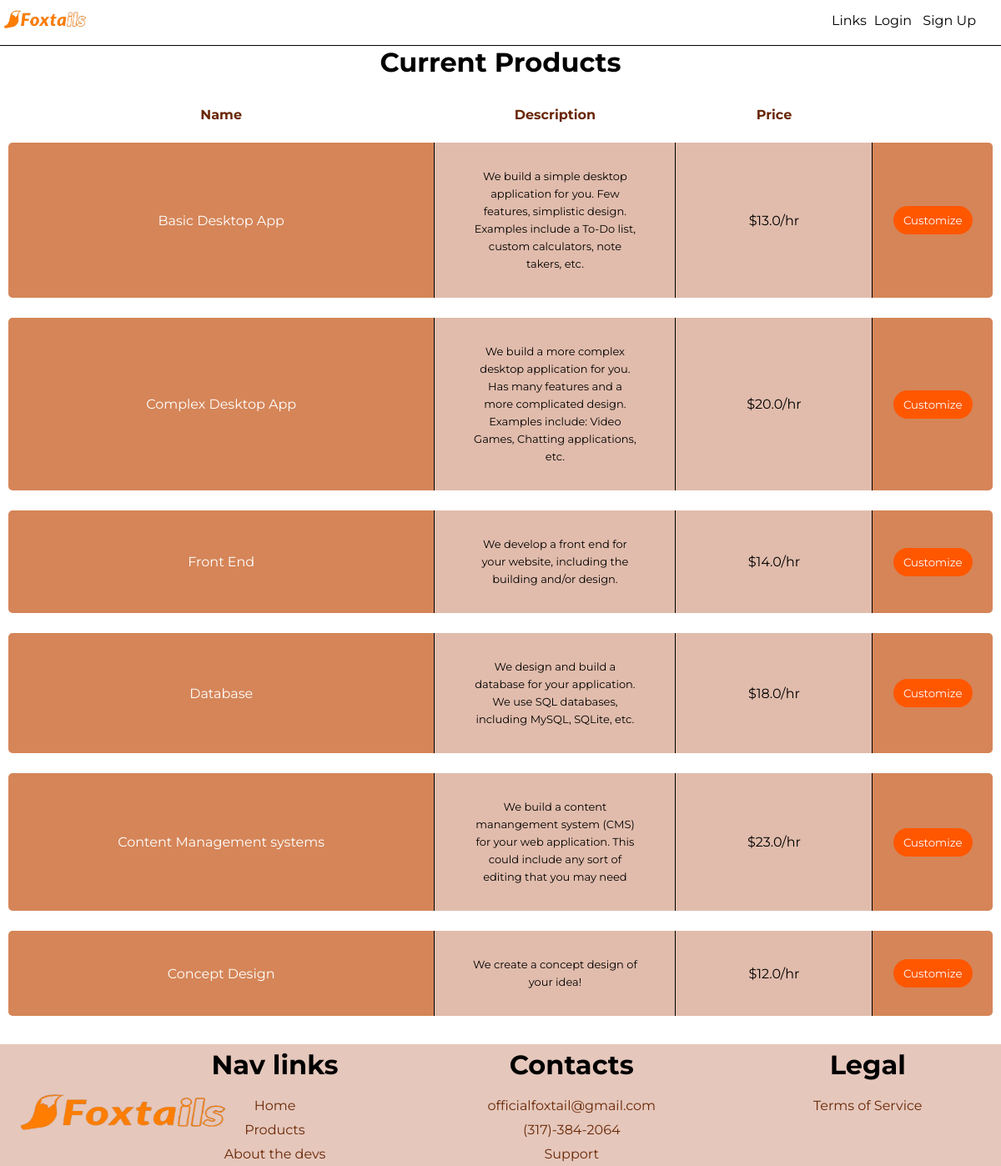
Page /products on the committed database.
### app/models.py (models this page shows, shortened)
class Products(db.Model):
	id = db.Column(db.Integer, primary_key=True)
	name = db.Column(db.String(64), index=True, unique=True)
	desc = db.Column(db.String(256), index=True, unique=True)
	price = db.Column(db.Integer, index=True)

### app/routes.py (the view)
@app.route('/products')
def products():
	product = Products.query.all()
	return render_template('products.html', title="Products", products=product)

### app/templates/products.html
{% extends 'base.html' %}
{% block content %}
    <div class="container-products">
        <h1>Current Products</h1>
        <table>
            <thead>
                <tr class="trhead-products">
                    <th>Name</th>
                    <th class="desc-products">Description</th>
                    <th>Price</th>
                </tr>
            </thead>
            <tbody>
                {% for product in products %}
                    <tr>
                        <td class="name-products">{{ product.name }}</td>
                        <td class="description">{{ product.desc }}</td>
                        <td>${{ product.price }}/hr</td>
                        <th class="button-td-products"><a href="/customize/{{ product.name }}"><button>Customize</button></a></th>
                    </tr>
                {% endfor %}
            </tbody>
        </table>
    </div>
{% endblock %}

### app/templates/base.html (shortened to what this page needs)
<!DOCTYPE html>
<html>
    <head>
        <link rel="stylesheet" href="../static/style.css">
    </head>
    <body>
        <div id="header">
            <a href="/" style="text-decoration: none;"><input id="favicon" type="image" name="logo" src="../static/logo-1.png" width=100 height=50></a>
            <div id="header-links-accounts">
                <span class="links-header">
                    <button class="dropbtn">Links</button>
                </span>
                {% if current_user.is_anonymous %}
                    <span class="account-links-header">
                        <a class="login" href="/account/login">Login</a>
                        <a class="signup" href="/account/register">Sign Up</a>
                    </span>
                {% else %}
                    <span class="account-links-header-logged-in">
                        <a href="/account/{{ current_user.username }}">{{ current_user.username }}</p>
                        <a class="logout" href="/account/logout">Log Out</a>
                    </span>
                {% endif %}
            </div>
        </div>
        {% block content %}{% endblock %}
        <footer id="footer">
            <p><img src="../static/logo-1.png" alt="Logo Image"></p>
            <div class="nav-links-footer">
                <h1>Nav links</h1>
                <a href="/">Home</a>
                <a href="/products">Products</a>
                <a href="/about_the_devs">About the devs</a>
            </div>
            <div class="contact-us">
                <h1>Contacts</h1>
                <a href="mailto:officialfoxtail@gmail.com">officialfoxtail@gmail.com</a>
                <a href="tel:+3173842064">(317)-384-2064</a>
                <a href="/service">Support</a>
            </div>
            <div class="legal-info">
                <h1>Legal</h1>
                <a href="/termsofservice">Terms of Service</a>
            </div>
        </footer>
    </body>
</html>

### app/static/style.css (style rules this page uses)
* { font-family: 'Montserrat', cursive, sans-serif; color: #000; border: 0; padding: 0; margin: 0; }
#header { position: fixed; top: 0; width: 100%; z-index: 2; border-bottom: 1px solid black; background-color: white; }
#header a { padding-left: 5px; }
#header-links-accounts { position: absolute; display: inline-block; top: 15px; right: 30px; }
.links-header { position: relative; float: left; }
.account-links-header { float: right; }
.account-links-header a { text-decoration: none; color: #000; }
.dropbtn { border: 0; padding: 0 4px 0 4px; background-color: transparent; color: #000; font-size: 16px; border-radius: 5px 5px 0 0; }
.login { padding: 0 4px 0 4px; }
#footer { position: relative; width: 100%; background-color: #E5C7BC; display: flex; justify-content: space-around; align-items: flex-start; flex-flow: row wrap; }
#footer img { height: 100px; width: 250px; position: absolute; top: 85px; left: 150px; transform: translate(-50%, -50%); }
.nav-links-footer, .contact-us, .legal-info { display: flex; justify-content: center; align-items: center; flex-flow: column wrap; }
#footer h1 { margin: 5px 0 15px 0; }
#footer a { padding: 5px 10px; text-decoration: none; color: #692705; font-size: 16px; transition: all 0.5s ease-in; }
.container-products { margin-top: 55px; text-align: center; scroll-behavior: auto; }
.container-products table { border-collapse: separate; border-spacing: 0px 1.5em; position: relative; padding: 10px; width: 100%; }
.container-products thead { width: 100%; }
.container-products tbody { width: 100%; }
.container-products table td { background-color: #E1BCAC; color: black; padding: 30px 45px; line-height: 21px; }
.container-products table th { color: #692705; }
.button-td-products { border-left: 1px solid black; background-color: #D58558; color: #ffffff; line-height: 21px; border-radius: 0 5px 5px 0; transition: transform 0.3s ease-in-out; }
.button-td-products a button { background-color: #ff5700; color: white; padding: 9px 12px; border-radius: 20px; text-decoration: none; transition: transform 0.3s ease-in-out; }
.container-products table td:first-child { border-radius: 5px 0 0 5px; }
.container-products tr { text-align: center; }
.name-products { background-color: #D58558 !important; color: white !important; }
.description { font-size: 13px; max-width: 100px; background-color: #E1BCAC; border-right: 1px solid black; border-left: 1px solid black; }
#issue-support h1, p { padding-top: 10px; }

### rows in the picture
Products: name "Basic Desktop App", desc "We build a simple desktop application for you. Few features, simplistic design. Examples include a To-Do list, custom calculators, note takers, etc.", price "13.0"
Products: name "Complex Desktop App", desc "We build a more complex desktop application for you. Has many features and a more complicated design. Examples include: Video Games, Chatting applications, etc.", price "20.0"
Products: name "Front End", desc "We develop a front end for your website, including the building and/or design.", price "14.0"
Products: name "Database", desc "We design and build a database for your application. We use SQL databases, including MySQL, SQLite, etc.", price "18.0"
Products: name "Content Management systems", desc "We build a content manangement system (CMS) for your web application. This could include any sort of editing that you may need", price "23.0"
Products: name "Concept Design", desc "We create a concept design of your idea!", price "12.0"
